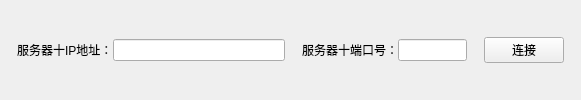
        <widget class="QWidget" name="ui_lamp_serverinfo_widget_10" native="true">
         <layout class="QHBoxLayout" name="horizontalLayout_20" stretch="1,2,10,1,2,4,1,4,1">
          <property name="spacing">
           <number>0</number>
          </property>
          <property name="leftMargin">
           <number>0</number>
          </property>
          <property name="topMargin">
           <number>0</number>
          </property>
          <property name="rightMargin">
           <number>0</number>
          </property>
          <property name="bottomMargin">
           <number>0</number>
          </property>
          <item>
           <spacer name="horizontalSpacer_75">
            <property name="orientation">
             <enum>Qt::Horizontal</enum>
            </property>
            <property name="sizeHint" stdset="0">
             <size>
              <width>18</width>
              <height>20</height>
             </size>
            </property>
           </spacer>
          </item>
          <item>
           <widget class="QLabel" name="label_37">
            <property name="text">
             <string>服务器十IP地址：</string>
            </property>
           </widget>
          </item>
          <item>
           <widget class="QLineEdit" name="ui_lamp_server_ip10"/>
          </item>
          <item>
           <spacer name="horizontalSpacer_76">
            <property name="orientation">
             <enum>Qt::Horizontal</enum>
            </property>
            <property name="sizeHint" stdset="0">
             <size>
              <width>18</width>
              <height>20</height>
             </size>
            </property>
           </spacer>
          </item>
          <item>
           <widget class="QLabel" name="label_38">
            <property name="text">
             <string>服务器十端口号：</string>
            </property>
           </widget>
          </item>
          <item>
           <widget class="QLineEdit" name="ui_lamp_server_port10"/>
          </item>
          <item>
           <spacer name="horizontalSpacer_77">
            <property name="orientation">
             <enum>Qt::Horizontal</enum>
            </property>
            <property name="sizeHint" stdset="0">
             <size>
              <width>17</width>
              <height>20</height>
             </size>
            </property>
           </spacer>
          </item>
          <item>
           <widget class="QPushButton" name="ui_lamp_connect_btn10">
            <property name="text">
             <string>连接</string>
            </property>
           </widget>
          </item>
          <item>
           <spacer name="horizontalSpacer_78">
            <property name="orientation">
             <enum>Qt::Horizontal</enum>
            </property>
            <property name="sizeHint" stdset="0">
             <size>
              <width>40</width>
              <height>20</height>
             </size>
            </property>
           </spacer>
          </item>
         </layout>
        </widget>
